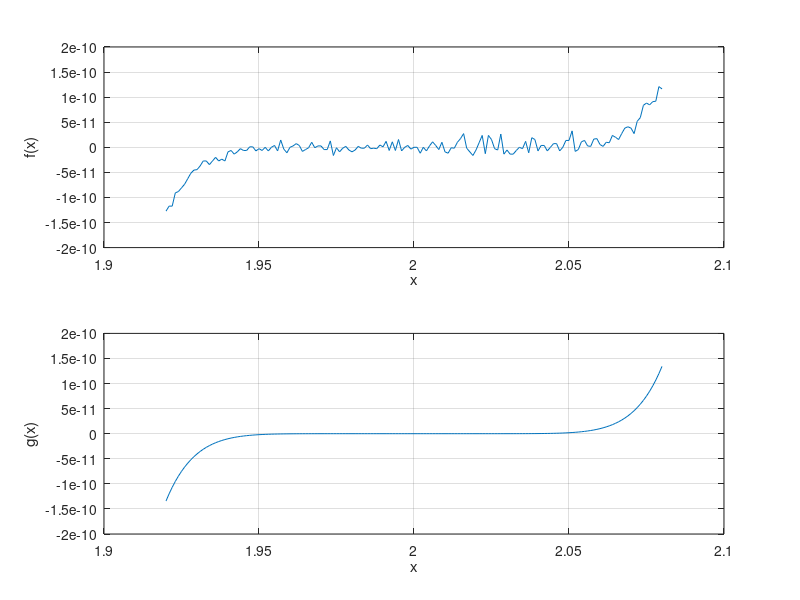

Reproduce this figure in MATLAB.
n=161;                                %161 equidistant points
bound1=1.92; bound2=2.08;             %Interval bounds
step = (bound2 - bound1)/(n - 1);     %Calculating the number of equal pieces
x = (bound1 : step : bound2);         %Dividing the interval to these equal pieces  


%Expanded form of the polynomial function
f = x.^9 - 18*x.^8 + 144*x.^7 - 672*x.^6 + 2016*x.^5 - 4032*x.^4 + 5376*x.^3 - 4608*x.^2 + 2304*x.^1 - 512;

subplot(2,1,1)
%figure(1)
plot(x,f);          %Plotting the expanded form of the function
xlabel('x')         %Giving names to the x and y labels
ylabel('f(x)')
grid

%Calculating the polynomial function directly 
g = (x-2).^9;

subplot(2,1,2)
%figure(2)
plot(x,g);          %Plotting the closed form of the function
xlabel('x')         %Giving names to the x and y labels
ylabel('g(x)')
grid